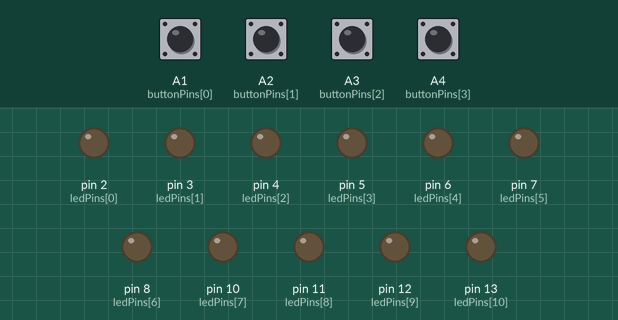
The sketch below on a simulated Arduino Uno, built with avr-gcc and run on an emulated ATmega328P. Parts: output pins drawn as LEDs (lit = HIGH). Inputs (shaded band) come from the test bench; at power-on: A1 (buttonPins[0]), A2 (buttonPins[1]), A3 (buttonPins[2]), A4 (buttonPins[3]) LOW.

Above: at 1.2 s.
1.3 s: A1 (buttonPins[0]) pulled HIGH for 0.15 s
At 1.37 s:
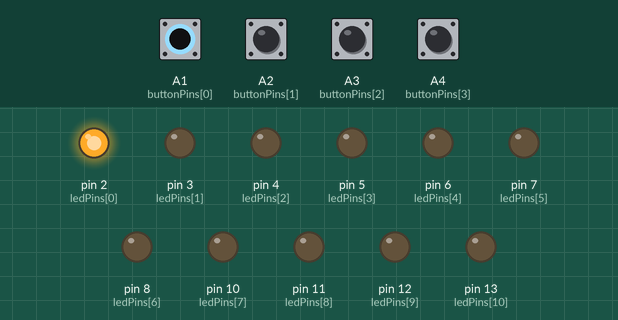
2.9 s: A2 (buttonPins[1]) pulled HIGH for 0.15 s
At 2.97 s:
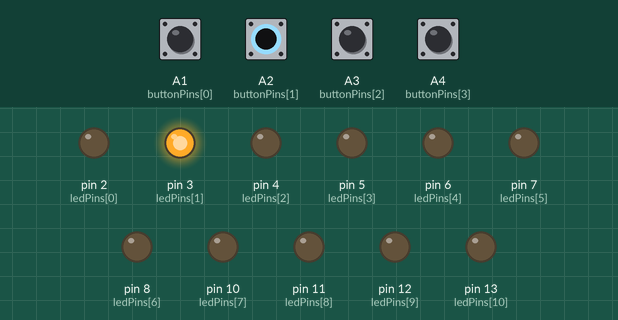
4.5 s: A3 (buttonPins[2]) pulled HIGH for 0.15 s
At 4.57 s:
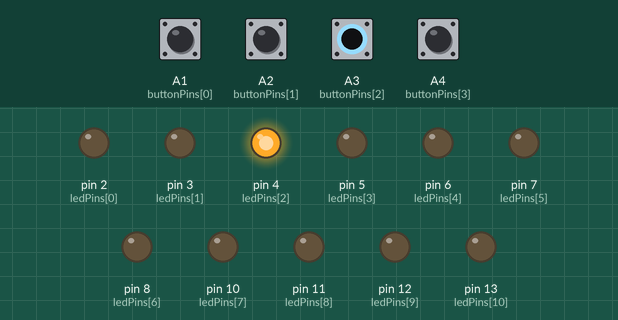
6.1 s: A4 (buttonPins[3]) pulled HIGH for 0.15 s
At 6.17 s:
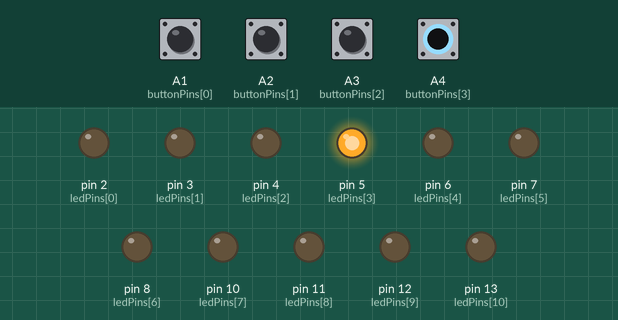
7.7 s: A1 (buttonPins[0]) driven HIGH and A2 (buttonPins[1]) driven HIGH
At 8.7 s:
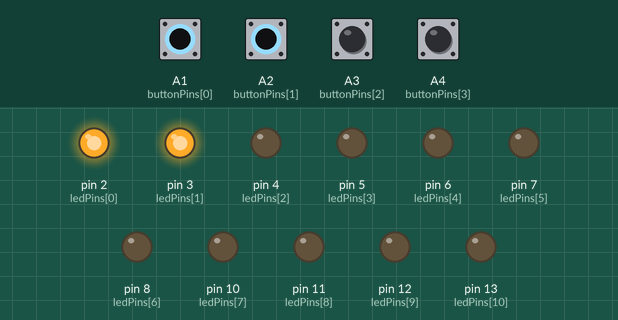
9.2 s: A3 (buttonPins[2]) pulled HIGH for 1 s
At 9.8 s:
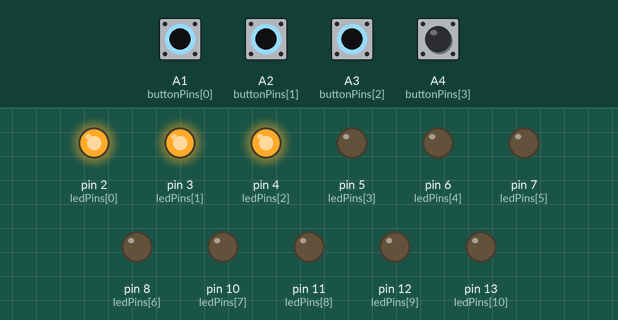
Timing chart, 0 to 12.2 s (numbered marks = the images above; inputs shaded):
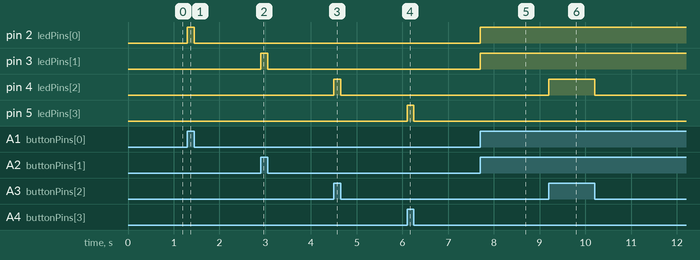

Measured:
- after the input at 1.3 s, pin 2 (ledPins[0]): LOW → HIGH at once, → LOW 0.15 s later
- after the input at 2.9 s, pin 3 (ledPins[1]): LOW → HIGH at once, → LOW 0.15 s later
- after the input at 4.5 s, pin 4 (ledPins[2]): LOW → HIGH at once, → LOW 0.15 s later
- after the input at 6.1 s, pin 5 (ledPins[3]): LOW → HIGH at once, → LOW 0.15 s later
- after the input at 7.7 s, pin 2 (ledPins[0]), pin 3 (ledPins[1]): LOW → HIGH at once
- after the input at 9.2 s, pin 4 (ledPins[2]): LOW → HIGH at once, → LOW 1.0 s later

The sketch:

Buttons.ino
```cpp
/*
 * Buttons Example
 * Author: Tom Van den Bon
 *
 * Description: Example of using the buttons to turn on leds
 *
  * LED Connections:
 *
 * LED1 - D2
 * LED2 - D3
 * LED3 - D4
 * LED4 - D5
 * LED5 - D6
 * LED6 - D7
 * LED7 - D8
 * LED8 - D10
 * LED9 - D11
 * LED10 - D12
 * LED11 - D13
 *
 * Potentiometer Connection: A0
 *
 * Button Connections:
 *
 * BUTTON1 A1
 * BUTTON2 A2
 * BUTTON3 A3
 * BUTTON4 A4
 *
 * Buzzer Connection: D9
 *
 */


int ledPins[] = { 2, 3, 4, 5, 6, 7, 8, 10, 11, 12, 13 };
int buttonPins[] = {A1, A2, A3, A4};
int c = 0;
int ledc = 0;

int potPin = A0;
int potValue = 0;

void setup() {

  // set all leds as output
  for ( c = 0; c < 11; c++ )
  {
    pinMode( ledPins[c], OUTPUT );
  }

  // set all buttons as input
  for ( c = 0; c < 4; c++ )
  {
    pinMode( buttonPins[c], INPUT );
  }

  // turn all leds off
  for ( c = 0; c < 11; c++ )
    digitalWrite(ledPins[c], LOW);
}

void loop() {

  if ( digitalRead( buttonPins[0] ) == HIGH )
    digitalWrite( ledPins[0], HIGH );
  else
    digitalWrite( ledPins[0], LOW );

  if ( digitalRead( buttonPins[1] ) == HIGH)
    digitalWrite( ledPins[1], HIGH );
  else
    digitalWrite( ledPins[1], LOW );

  if ( digitalRead( buttonPins[2] ) == HIGH)
    digitalWrite( ledPins[2], HIGH );
  else
    digitalWrite( ledPins[2], LOW );

  if ( digitalRead( buttonPins[3] ) == HIGH )
    digitalWrite( ledPins[3], HIGH );
  else
    digitalWrite( ledPins[3], LOW );


}
```
